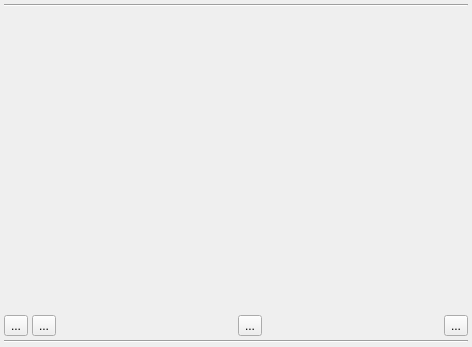
<?xml version="1.0" encoding="UTF-8"?>
<ui version="4.0">
 <class>Dictionary</class>
 <widget class="QWidget" name="Dictionary">
  <property name="geometry">
   <rect>
    <x>0</x>
    <y>0</y>
    <width>472</width>
    <height>347</height>
   </rect>
  </property>
  <property name="windowTitle">
   <string notr="true">Form</string>
  </property>
  <property name="styleSheet">
   <string notr="true"/>
  </property>
  <layout class="QVBoxLayout" name="verticalLayout">
   <property name="spacing">
    <number>4</number>
   </property>
   <property name="leftMargin">
    <number>4</number>
   </property>
   <property name="topMargin">
    <number>4</number>
   </property>
   <property name="rightMargin">
    <number>4</number>
   </property>
   <property name="bottomMargin">
    <number>4</number>
   </property>
   <item>
    <widget class="Line" name="line_2">
     <property name="orientation">
      <enum>Qt::Horizontal</enum>
     </property>
    </widget>
   </item>
   <item>
    <widget class="DictionaryWidget" name="widget" native="true">
     <property name="sizePolicy">
      <sizepolicy hsizetype="Preferred" vsizetype="Preferred">
       <horstretch>0</horstretch>
       <verstretch>1</verstretch>
      </sizepolicy>
     </property>
    </widget>
   </item>
   <item>
    <layout class="QHBoxLayout" name="horizontalLayout">
     <item>
      <widget class="QToolButton" name="btnPrevPage">
       <property name="text">
        <string notr="true">...</string>
       </property>
       <property name="icon">
        <iconset>
         <normalon>:/left.png</normalon>
        </iconset>
       </property>
      </widget>
     </item>
     <item>
      <widget class="QToolButton" name="btnNextPage">
       <property name="text">
        <string notr="true">...</string>
       </property>
       <property name="icon">
        <iconset>
         <normalon>:/right.png</normalon>
        </iconset>
       </property>
      </widget>
     </item>
     <item>
      <spacer name="horizontalSpacer_2">
       <property name="orientation">
        <enum>Qt::Horizontal</enum>
       </property>
       <property name="sizeHint" stdset="0">
        <size>
         <width>40</width>
         <height>20</height>
        </size>
       </property>
      </spacer>
     </item>
     <item>
      <widget class="QToolButton" name="btnUpDown">
       <property name="text">
        <string notr="true">...</string>
       </property>
      </widget>
     </item>
     <item>
      <spacer name="horizontalSpacer">
       <property name="orientation">
        <enum>Qt::Horizontal</enum>
       </property>
       <property name="sizeHint" stdset="0">
        <size>
         <width>40</width>
         <height>20</height>
        </size>
       </property>
      </spacer>
     </item>
     <item>
      <widget class="QToolButton" name="btnClose">
       <property name="text">
        <string notr="true">...</string>
       </property>
       <property name="icon">
        <iconset>
         <normalon>:/close.png</normalon>
        </iconset>
       </property>
      </widget>
     </item>
    </layout>
   </item>
   <item>
    <widget class="Line" name="line">
     <property name="orientation">
      <enum>Qt::Horizontal</enum>
     </property>
    </widget>
   </item>
  </layout>
 </widget>
 <customwidgets>
  <customwidget>
   <class>DictionaryWidget</class>
   <extends>QWidget</extends>
   <header>DictionaryWidget.h</header>
   <container>1</container>
  </customwidget>
 </customwidgets>
 <resources/>
 <connections/>
</ui>
